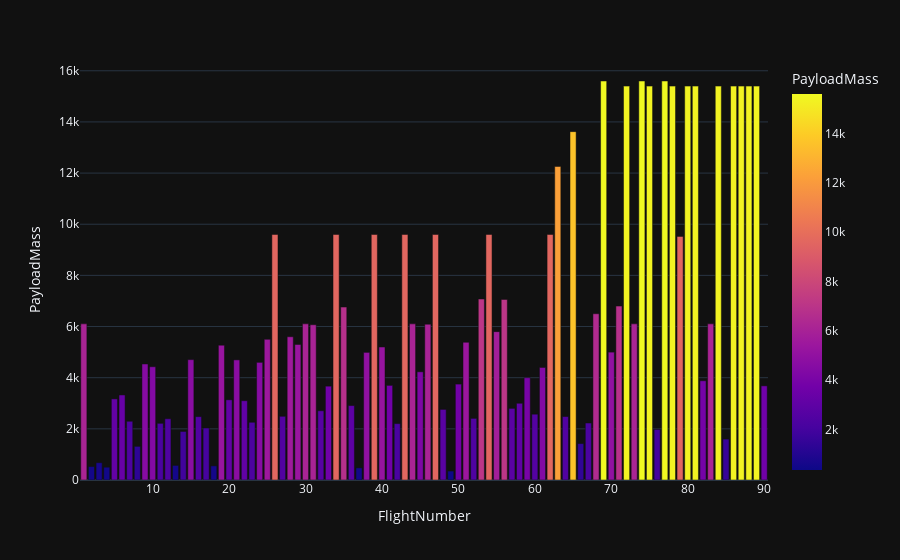

Write notebook code for a chart like this one.
### Markdown cell above
##### relationship between Flight Number and PayloadMass

### Code cell
fig=px.bar(dm,x='FlightNumber',y='PayloadMass',color='PayloadMass',template='plotly_dark')
fig.show()

### Figure 1 — Plotly figure (JSON) as saved in the notebook; plotly's stock layout.template omitted (floating-point values rounded to 4 significant figures)
{"data": [{"alignmentgroup": "True", "hovertemplate": "FlightNumber=%{x}<br>PayloadMass=%{marker.color}<extra></extra>", "legendgroup": "", "marker": {"color": [6105.0, 525, 677, 500, 3170, 3325, 2296, 1316, 4535, 4428, 2216, 2395, 570, 1898, 4707, 2477, 2034, 553, 5271, 3136, 4696, 3100, 2257, 4600, 5500, 9600, 2490, 5600, 5300, 6105.0, 6070, 2708, 3669, 9600, 6761, 2910, 475, 4990, 9600, 5200, 3700, 2205, 9600, 6105.0, 4230, 6092, 9600, 2760, 350, 3750, 5384.0, 2410, 7076, 9600, 5800, 7060, 2800, 3000, 4000, 2573, 4400, 9600, 12259, 2482, 13620, 1425, 2228.0, 6500, 15600, 5000, 6800, 15400, 6105.0, 15600, 15400, 1977, 15600, 15400, 9525, 15400, 15400, 3880, 6105.0, 15400, 1600, 15400, 15400, 15400, 15400, 3681], "coloraxis": "coloraxis", "pattern": {"shape": ""}}, "name": "", "offsetgroup": "", "orientation": "v", "showlegend": false, "textposition": "auto", "type": "bar", "x": [1, 2, 3, 4, 5, 6, 7, 8, 9, 10, 11, 12, 13, 14, 15, 16, 17, 18, 19, 20, 21, 22, 23, 24, 25, 26, 27, 28, 29, 30, 31, 32, 33, 34, 35, 36, 37, 38, 39, 40, 41, 42, 43, 44, 45, 46, 47, 48, 49, 50, 51, 52, 53, 54, 55, 56, 57, 58, 59, 60, 61, 62, 63, 64, 65, 66, 67, 68, 69, 70, 71, 72, 73, 74, 75, 76, 77, 78, 79, 80, 81, 82, 83, 84, 85, 86, 87, 88, 89, 90], "xaxis": "x", "y": [6105.0, 525, 677, 500, 3170, 3325, 2296, 1316, 4535, 4428, 2216, 2395, 570, 1898, 4707, 2477, 2034, 553, 5271, 3136, 4696, 3100, 2257, 4600, 5500, 9600, 2490, 5600, 5300, 6105.0, 6070, 2708, 3669, 9600, 6761, 2910, 475, 4990, 9600, 5200, 3700, 2205, 9600, 6105.0, 4230, 6092, 9600, 2760, 350, 3750, 5384.0, 2410, 7076, 9600, 5800, 7060, 2800, 3000, 4000, 2573, 4400, 9600, 12259, 2482, 13620, 1425, 2228.0, 6500, 15600, 5000, 6800, 15400, 6105.0, 15600, 15400, 1977, 15600, 15400, 9525, 15400, 15400, 3880, 6105.0, 15400, 1600, 15400, 15400, 15400, 15400, 3681], "yaxis": "y"}], "layout": {"barmode": "relative", "coloraxis": {"colorbar": {"title": {"text": "PayloadMass"}}, "colorscale": [[0, "#0d0887"], [0.1111, "#46039f"], [0.2222, "#7201a8"], [0.3333, "#9c179e"], [0.4444, "#bd3786"], [0.5556, "#d8576b"], [0.6667, "#ed7953"], [0.7778, "#fb9f3a"], [0.8889, "#fdca26"], [1, "#f0f921"]]}, "legend": {"tracegroupgap": 0}, "margin": {"t": 60}, "xaxis": {"anchor": "y", "domain": [0, 1], "title": {"text": "FlightNumber"}}, "yaxis": {"anchor": "x", "domain": [0, 1], "title": {"text": "PayloadMass"}}}}
